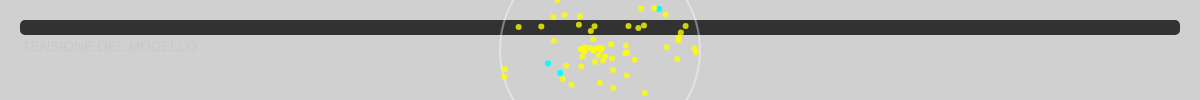
Frame 1 (no input)
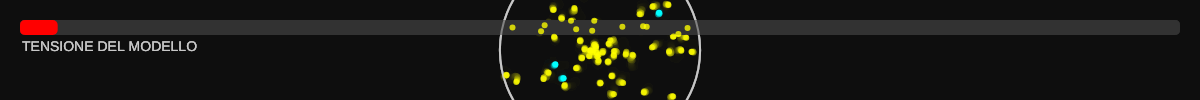
Frame 60 (no input)
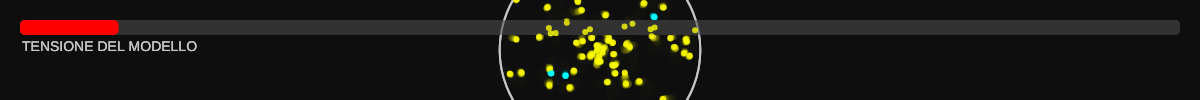
Frame 120 (the mouse pressed at the canvas centre since frame 60)

The p5.js sketch that drew these frames (run headless with seeded random() and noise() and a simulated clock; from frame 60 on, the mouse is pressed at the canvas centre):

// p5.js sketch
// ── sketch.js
let nodes = [];
let numNodes = 200;
let modelRadius = 150;
let modelTension = 0;
let tensionThreshold = 500;

let canvasContainer;

class Node {
  constructor(type) {
    this.type = type;
    this.pos = p5.Vector.random2D().mult(random(modelRadius));
    this.vel = p5.Vector.random2D().mult(random(0.5, 1.5));

    if (this.type === 'riformatore') {
      this.color = color(0, 255, 255);
    } else {
      this.color = color(255, 255, 0, 200);
    }
  }

  update() {
    this.pos.add(this.vel);
    this.vel.rotate(random(-15, 15));

    let distFromCenter = this.pos.mag();

    if (this.type === 'perfezionatore') {
      if (distFromCenter > modelRadius) {
        this.pos = this.pos.normalize().mult(modelRadius);
        this.vel.mult(-1);
        modelTension += 0.5;
        modelRadius += 0.01;
      }
    }
    
    if (this.type === 'riformatore') {
      if (distFromCenter > modelRadius && modelTension >= tensionThreshold) {
        modelRadius = distFromCenter;
        modelTension = 0;
        flashNewModelBorder(modelRadius);
      }
    }
  }

  draw() {
    noStroke();
    fill(this.color);
    circle(this.pos.x, this.pos.y, 6);
  }
}

function setup() {
  canvasContainer = document.querySelector('main');
  let w = canvasContainer.clientWidth;
  let h = canvasContainer.clientHeight;
  createCanvas(w, h);
  
  angleMode(DEGREES);

  let minDim = min(w, h);
  
  modelRadius = map(minDim, 300, 800, 100, 200);
  modelRadius = constrain(modelRadius, 100, 250);
  
  numNodes = int(map(minDim, 300, 800, 100, 200));
  numNodes = constrain(numNodes, 80, 200);

  tensionThreshold = numNodes * 2.5;
  
  nodes.push(new Node('riformatore'));
  
  for (let i = 0; i < numNodes - 1; i++) {
    if (random(1) < 0.02) {
      nodes.push(new Node('riformatore'));
    } else {
      nodes.push(new Node('perfezionatore'));
    }
  }
}

function draw() {
  background(17, 17, 17, 50);
  drawUI();
  translate(width / 2, height / 2);

  noFill();
  stroke(255, 255, 255, 100);
  strokeWeight(2);
  circle(0, 0, modelRadius * 2);

  for (let node of nodes) {
    node.update();
    node.draw();
  }
}

function windowResized() {
  if (canvasContainer) {
    let w = canvasContainer.clientWidth;
    let h = canvasContainer.clientHeight;
    resizeCanvas(w, h);
  }
}

function drawUI() {
  let tensionPercent = modelTension / tensionThreshold;
  let barWidth = map(tensionPercent, 0, 1, 0, width - 40);
  barWidth = constrain(barWidth, 0, width - 40);

  noStroke();
  fill(50);
  rect(20, 20, width - 40, 15, 5);
  
  fill(255, 0, 0);
  rect(20, 20, barWidth, 15, 5);

  fill(200);
  textSize(14);
  textAlign(LEFT, TOP);
  text("TENSIONE DEL MODELLO", 22, 40);
}

function flashNewModelBorder(radius) {
  stroke(255, 255, 0, 200);
  strokeWeight(10);
  noFill();
  circle(0, 0, radius * 2);
}

// ── simulazione_progresso.html
<!DOCTYPE html>
<html lang="it">
<head>
  <meta charset="UTF-8">
  <meta name="viewport" content="width=device-width, initial-scale=1.0">
  <title>Simulazione del Progresso</title>
  
  <link rel="preconnect" href="https://fonts.googleapis.com">
  <link rel="preconnect" href="https://fonts.gstatic" crossorigin>
  <link href="https://fonts.googleapis.com/css2?family=Cormorant+Garamond:wght@300;400;700&display.swap" rel="stylesheet">
  
  <link rel="stylesheet" href="../global.css">
  
  <link rel="stylesheet" href="style.css">
  
  <script src="https://cdnjs.cloudflare.com/ajax/libs/p5.js/1.9.0/p5.js"></script>
</head>
<body>
    <header>
        <nav class="home-nav">
            <a href="../">&larr; Home</a>
        </nav>
        
        <h1>Simulazione del Progresso</h1>
        <p style="font-style: italic; color: #b0b0b0;">Una visualizzazione approssimativa di come avviene il cambio di un paradigma</p>
    </header>

    <main>
    </main>

    <div class="explanation-box">
        <h2>
            Cos'è?
        </h2>
        <p>Questa mini simulazione approssimativa nasce da una mia riflessione sull´evoluzione della scienza.</p>
        <p>Il cerchio rappresenta "il modello" o "paradigma", un punto di partenza, come lo era la fisica di Newton prima di quella moderna e come lo è quella moderna oggi. Possiamo chiamarlo stato dell'arte.</p>
        <p>il 98% dei puntini gialli rappresentano i "perfezionatori" gli accademici (mente covergente). Sono la maggioranza degli scienziati. Coloro che passano dalla teoria alla pratica. Il loro compito è esplorare il modello, quando colpiscono il bordo del cerchio rimbalzano, contribuiscono a una crescita lenta del modello, e soprattutto aumentano la tensione del modello. Che rappresenta la consapevolezza dei limiti del paradigma attuale.</p>
        <p>Il restante 2% (i pallini azzurri) sono i riformatori (mente divergente), pensa ad esempio a un Einstein o un Planck, loro escono dal modello a esplorare l'ignoto. Non contribuiscono direttamente alla tensione, perché sono già al di fuori del paradigma ma incompresi, dato che la tensione non è abbastanza alta per essere consapevoli della divergenza. Il salto di paradigma avviene quando la tensione raggiunge il massimo e il riformatore si trova fuori dal modello. Il raggio del cerchio si allarga fino a raggiungere il riformatore.</p>
        <p>La sinergia tra il riformatore e tutta la comunità scientifica permette di allargare il cerchio, e chissà, farlo diventare qualcosa di diverso.</p>
    </div>

    <footer>
        <p>A.P.C.</p>
    </footer>
  
  <script src="sketch.js"></script>
</body>
</html>

// ── style.css
.home-nav {
    position: absolute;
    top: 20px;
    left: 20px;
}
.home-nav a {
    color: var(--text-color);
    text-decoration: none;
    font-size: 1.1em;
    font-style: italic;
}
.home-nav a:hover {
    text-decoration: underline;
}

main {
    display: flex;
    justify-content: center;
    align-items: center;
    
    max-width: none; 
    margin: 0;
    padding: 0;
    box-sizing: border-box; 

    background-color: #111;
    overflow: hidden;
    
    height: 75vh; 
}

.explanation-box {
    max-width: 800px;
    margin: 40px auto;
    padding: 20px;
    background-color: #111;
    border: 1px solid #333;
    border-radius: 8px;
    text-align: left;
    line-height: 1.7;
}

.explanation-box h2 {
    font-size: 1.8em;
    color: #e0e0e0;
    font-weight: 400;
    margin-top: 0;
    margin-bottom: 25px;
    border-bottom: 1px solid #333;
    padding-bottom: 15px;
}

.explanation-box p {
    font-size: 1.1em;
    margin-bottom: 15px;
}

@media (max-width: 768px) {
    main {
        height: 60vh;
    }
    
    .explanation-box {
        margin: 20px 10px;
        padding: 15px;
        width: auto;
    }
    
    .explanation-box h2 {
        font-size: 1.5em;
    }
    
    .explanation-box p {
        font-size: 1.0em;
    }
}

canvas {
    display: block;
}
